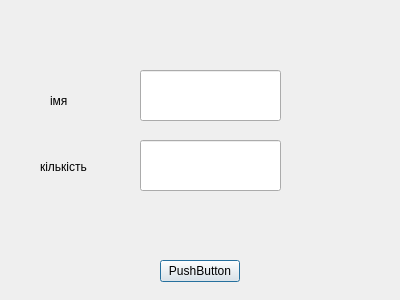
<?xml version="1.0" encoding="UTF-8"?>
<ui version="4.0">
 <class>People</class>
 <widget class="QDialog" name="People">
  <property name="geometry">
   <rect>
    <x>0</x>
    <y>0</y>
    <width>400</width>
    <height>300</height>
   </rect>
  </property>
  <property name="windowTitle">
   <string>Dialog</string>
  </property>
  <widget class="QPushButton" name="pushButton">
   <property name="geometry">
    <rect>
     <x>160</x>
     <y>260</y>
     <width>80</width>
     <height>22</height>
    </rect>
   </property>
   <property name="text">
    <string>PushButton</string>
   </property>
  </widget>
  <widget class="QLineEdit" name="lineEdit_count">
   <property name="geometry">
    <rect>
     <x>140</x>
     <y>140</y>
     <width>141</width>
     <height>51</height>
    </rect>
   </property>
  </widget>
  <widget class="QLineEdit" name="lineEdit_Name">
   <property name="geometry">
    <rect>
     <x>140</x>
     <y>70</y>
     <width>141</width>
     <height>51</height>
    </rect>
   </property>
  </widget>
  <widget class="QLabel" name="label">
   <property name="geometry">
    <rect>
     <x>50</x>
     <y>90</y>
     <width>61</width>
     <height>21</height>
    </rect>
   </property>
   <property name="text">
    <string>імя</string>
   </property>
  </widget>
  <widget class="QLabel" name="label_2">
   <property name="geometry">
    <rect>
     <x>40</x>
     <y>160</y>
     <width>54</width>
     <height>14</height>
    </rect>
   </property>
   <property name="text">
    <string>кількість</string>
   </property>
  </widget>
 </widget>
 <resources/>
 <connections/>
</ui>
